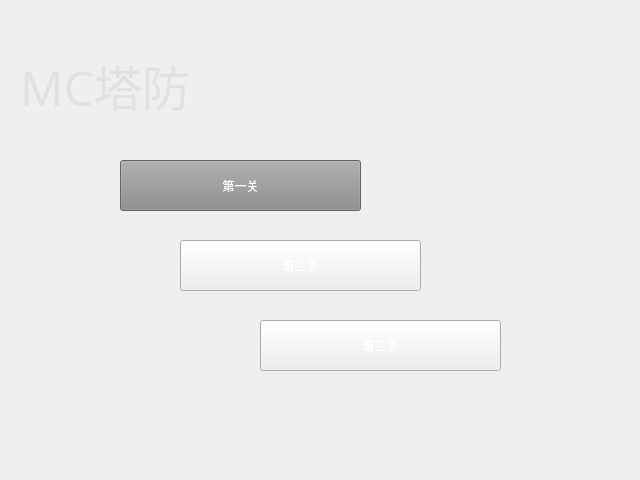
<?xml version="1.0" encoding="UTF-8"?>
<ui version="4.0">
 <class>StartFrom</class>
 <widget class="QWidget" name="StartFrom">
  <property name="geometry">
   <rect>
    <x>0</x>
    <y>0</y>
    <width>640</width>
    <height>480</height>
   </rect>
  </property>
  <property name="windowTitle">
   <string>Form</string>
  </property>
  <property name="styleSheet">
   <string notr="true">background-image: url(:/image2/startingback.png);</string>
  </property>
  <widget class="QPushButton" name="pushButton">
   <property name="geometry">
    <rect>
     <x>120</x>
     <y>160</y>
     <width>241</width>
     <height>51</height>
    </rect>
   </property>
   <property name="styleSheet">
    <string notr="true">color: rgb(255, 255, 255);
background-color: rgb(138, 138, 138);</string>
   </property>
   <property name="text">
    <string>第一关</string>
   </property>
  </widget>
  <widget class="QPushButton" name="pushButton_2">
   <property name="geometry">
    <rect>
     <x>180</x>
     <y>240</y>
     <width>241</width>
     <height>51</height>
    </rect>
   </property>
   <property name="styleSheet">
    <string notr="true">
color: rgb(255, 255, 255);</string>
   </property>
   <property name="text">
    <string>第二关</string>
   </property>
  </widget>
  <widget class="QLabel" name="label">
   <property name="geometry">
    <rect>
     <x>20</x>
     <y>50</y>
     <width>221</width>
     <height>71</height>
    </rect>
   </property>
   <property name="font">
    <font>
     <family>黑体</family>
     <pointsize>36</pointsize>
     <weight>50</weight>
     <italic>false</italic>
     <bold>false</bold>
    </font>
   </property>
   <property name="styleSheet">
    <string notr="true">color: rgb(225, 225, 225);
font: 36pt &quot;黑体&quot;;</string>
   </property>
   <property name="text">
    <string>MC塔防</string>
   </property>
  </widget>
  <widget class="QPushButton" name="pushButton_3">
   <property name="geometry">
    <rect>
     <x>260</x>
     <y>320</y>
     <width>241</width>
     <height>51</height>
    </rect>
   </property>
   <property name="styleSheet">
    <string notr="true">color: rgb(255, 255, 255);</string>
   </property>
   <property name="text">
    <string>第三关</string>
   </property>
  </widget>
 </widget>
 <resources/>
 <connections/>
</ui>
